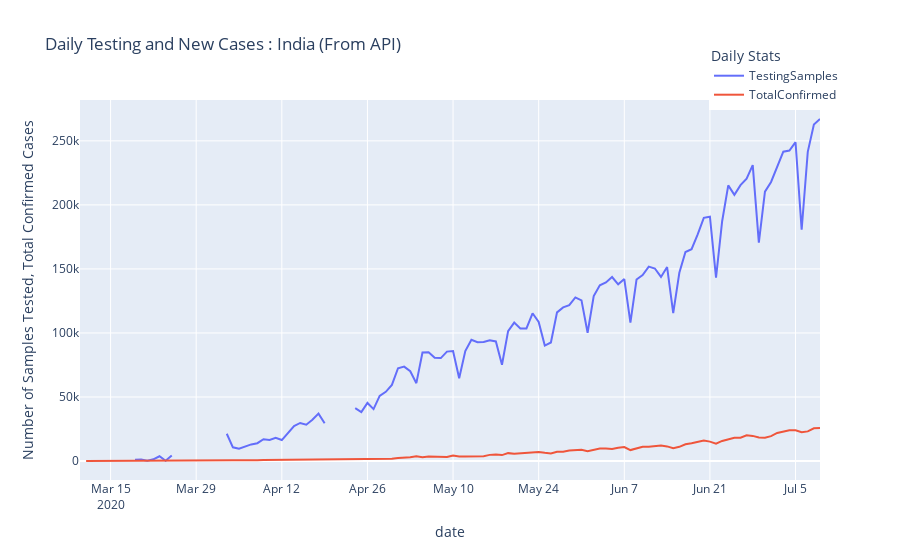

The notebook cell saved with this chart:
### Code cell
fig = india_data[['TestingSamples', 'TotalConfirmed']].iloc[40:].diff(
    1).plot(title=' Daily Testing and New Cases : India (From API)')
fig.update_layout(yaxis=dict(title='Number of Samples Tested, Total Confirmed Cases '),
                  legend_title_text='Daily Stats', legend=dict(x=.85, y=1.15))
